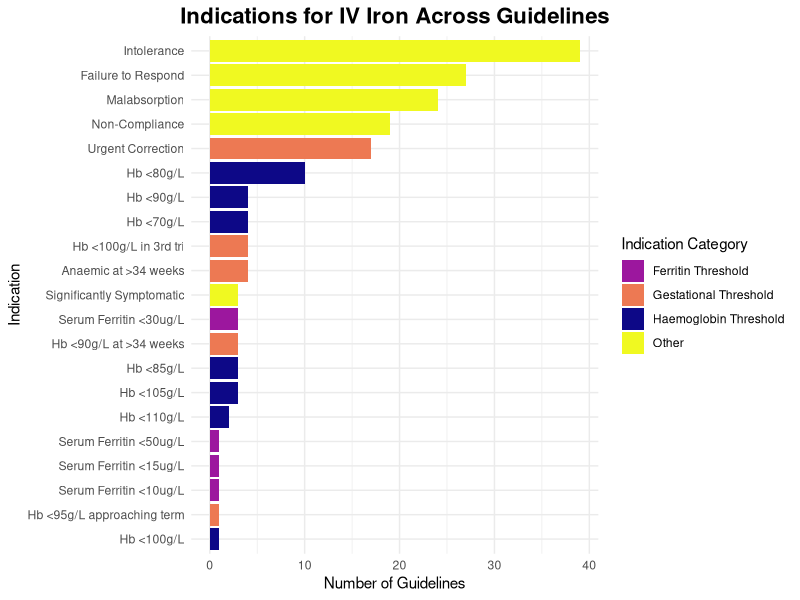

Generate this figure with R:
# Chapter 2: Variation in Antenatal Anaemia Guidelines Across NHS Sites in the UK
# Script: figure_2_6_iv_iron_indications.R
# Thesis: Haynes S (2026) DPhil, University of Oxford
#
# Load necessary libraries
library(ggplot2)
library(dplyr)
library(viridis)  # Use Viridis colorblind-friendly palette

# Create dataset with categories
oral_iron_data <- data.frame(
  Indication = c("Hb <70g/L", "Hb <80g/L", "Hb <85g/L", "Hb <90g/L", "Hb <100g/L", "Hb <105g/L", "Hb <110g/L",
                 "Serum Ferritin <10ug/L", "Serum Ferritin <15ug/L", "Serum Ferritin <30ug/L", "Serum Ferritin <50ug/L",
                 "Hb <90g/L at >34 weeks", "Urgent Correction", "Anaemic at >34 weeks", "Hb <100g/L in 3rd tri", "Hb <95g/L approaching term",
                 "Non-Compliance", "Intolerance", "Failure to Respond", "Malabsorption", "Significantly Symptomatic"),
  Guidelines = c(4, 10, 3, 4, 1, 3, 2, 1, 1, 3, 1, 3, 17, 4, 4, 1, 19, 39, 27, 24, 3),
  Category = c("Haemoglobin Threshold", "Haemoglobin Threshold", "Haemoglobin Threshold", "Haemoglobin Threshold", 
               "Haemoglobin Threshold", "Haemoglobin Threshold", "Haemoglobin Threshold",
               "Ferritin Threshold", "Ferritin Threshold", "Ferritin Threshold", "Ferritin Threshold",
               "Gestational Threshold", "Gestational Threshold", "Gestational Threshold", "Gestational Threshold", "Gestational Threshold",
               "Other", "Other", "Other", "Other", "Other")
)

# Generate Plasma color palette dynamically based on the number of categories
num_categories <- length(unique(oral_iron_data$Category))
plasma_colors <- viridis(num_categories, option = "plasma")

# Create a named vector for category colors
category_colors <- setNames(plasma_colors, unique(oral_iron_data$Category))

# Create horizontal bar chart with Plasma color-coded categories and correct sorting
ggplot(oral_iron_data, aes(x = Guidelines, y = reorder(Indication, Guidelines), fill = Category)) +
  geom_bar(stat = "identity") +
  scale_fill_manual(values = category_colors, name = "Indication Category") +  
  labs(
    title = "Indications for IV Iron Across Guidelines",
    x = "Number of Guidelines",
    y = "Indication"
  ) +
  theme_minimal() +
  theme(
    legend.position = "right",
    plot.title = element_text(hjust = 0.5, size = 16, face = "bold")
  )
